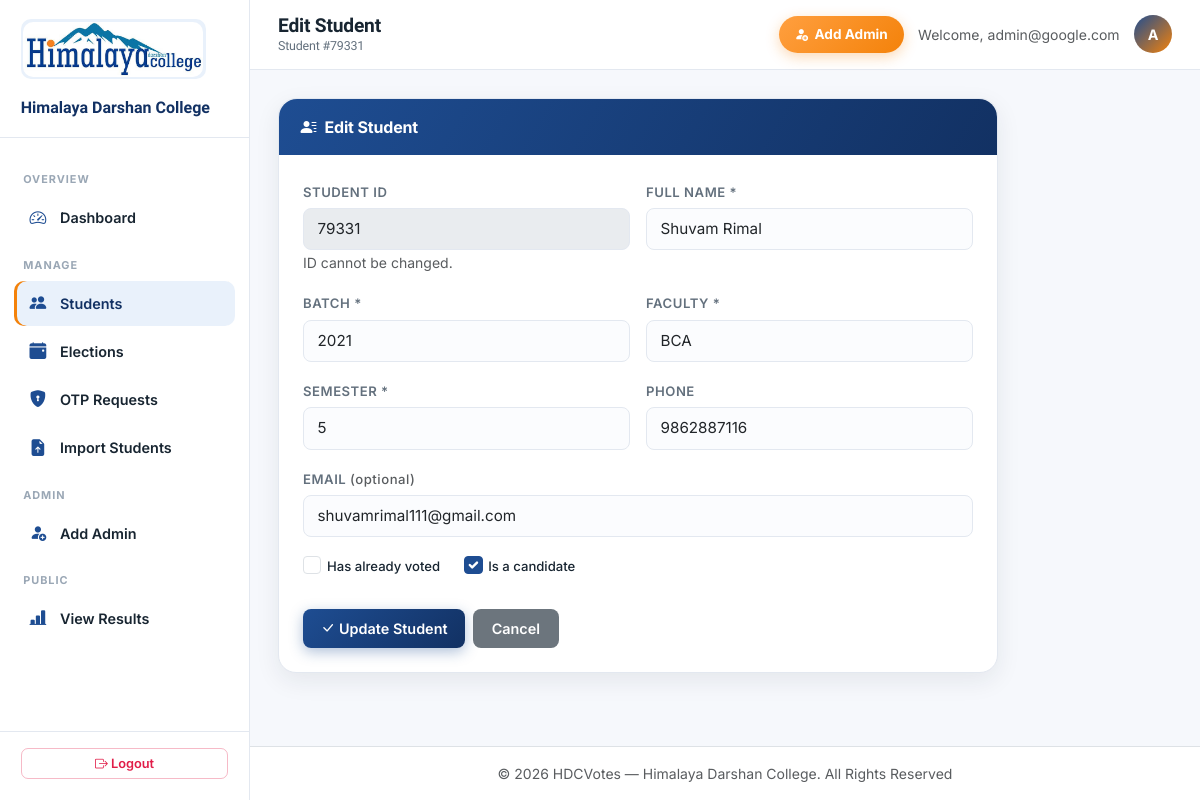
Page /Admin/edit_student.php?id=79331 (signed in) on the earlier database version.
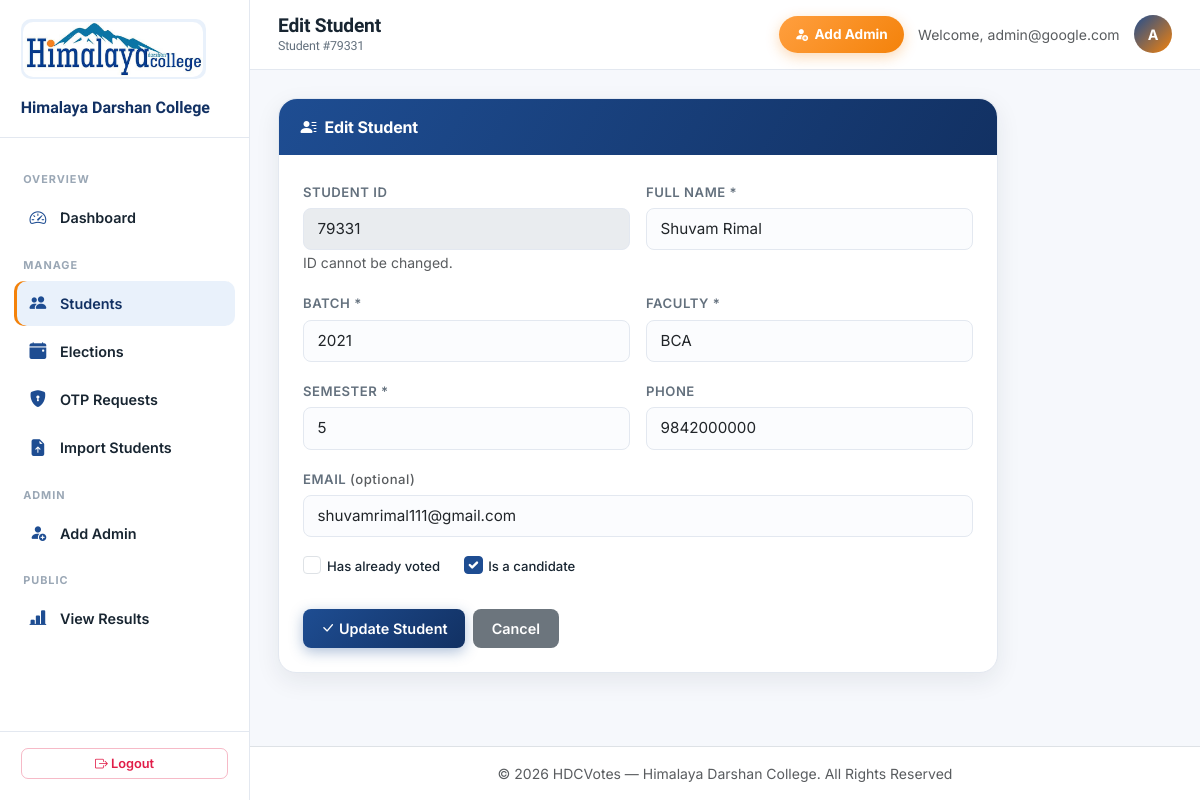
Same page on the later database version.
### tables this page shows
CREATE TABLE `student` (
  `student_id` int(11) NOT NULL,
  `student_name` varchar(100) NOT NULL,
  `student_batch` varchar(20) NOT NULL,
  `student_faculty` varchar(50) NOT NULL,
  `student_semester` int(11) NOT NULL CHECK (`student_semester` between 1 and 8),
  `student_phone` varchar(15) DEFAULT NULL,
  `student_email` varchar(100) DEFAULT NULL,
  `student_otp` varchar(6) DEFAULT NULL,
  `voting_status` tinyint(1) DEFAULT 0,
  `is_candidate` tinyint(1) DEFAULT 0,
  `is_present` tinyint(1) NOT NULL DEFAULT 0
);

### Admin/edit_student.php (the view, shortened to what this page needs)
<?php
require_once '../Database/db_connect.php';
$student_id = isset($_GET['id']) ? intval($_GET['id']) : 0;
$stmt = $conn->prepare("SELECT * FROM student WHERE student_id = ?");
$stmt->bind_param("i", $student_id);
$stmt->execute();
$result = $stmt->get_result();
$student = $result->fetch_assoc();
include 'header.php';
?>
<div class="card shadow" style="max-width:720px;">
    <div class="card-header bg-primary text-white"><i class="bi bi-person-lines-fill me-2"></i>Edit Student</div>
    <div class="card-body">
        <form method="POST">
            <div class="row g-3">
                <div class="col-md-6">
                    <label>Student ID</label>
                    <input type="text" class="form-control" value="<?= htmlspecialchars($student['student_id']) ?>" disabled>
                    <small class="text-muted">ID cannot be changed.</small>
                </div>
                <div class="col-md-6">
                    <label>Full Name *</label>
                    <input type="text" name="student_name" class="form-control" value="<?= htmlspecialchars($student['student_name']) ?>" required>
                </div>
                <div class="col-md-6">
                    <label>Batch *</label>
                    <input type="text" name="student_batch" class="form-control" value="<?= htmlspecialchars($student['student_batch']) ?>" required>
                </div>
                <div class="col-md-6">
                    <label>Faculty *</label>
                    <input type="text" name="student_faculty" class="form-control" value="<?= htmlspecialchars($student['student_faculty']) ?>" required>
                </div>
                <div class="col-md-6">
                    <label>Semester *</label>
                    <input type="number" name="student_semester" class="form-control" min="1" max="8" value="<?= htmlspecialchars($student['student_semester']) ?>" required>
                </div>
                <div class="col-md-6">
                    <label>Phone</label>
                    <input type="text" name="student_phone" class="form-control" value="<?= htmlspecialchars($student['student_phone']) ?>">
                </div>
                <div class="col-12">
                    <label>Email <span class="text-muted" style="text-transform:none;font-weight:500;">(optional)</span></label>
                    <input type="email" name="student_email" class="form-control" value="<?= htmlspecialchars($student['student_email'] ?? '') ?>">
                </div>
            </div>
            <div class="d-flex flex-wrap gap-4 mt-3">
                <div class="form-check">
                    <input type="checkbox" name="voting_status" class="form-check-input" id="votingStatus" <?= $student['voting_status'] ? 'checked' : '' ?>>
                    <label class="form-check-label" for="votingStatus">Has already voted</label>
                </div>
                <div class="form-check">
                    <input type="checkbox" name="is_candidate" class="form-check-input" id="isCandidate" <?= $student['is_candidate'] ? 'checked' : '' ?>>
                    <label class="form-check-label" for="isCandidate">Is a candidate</label>
                </div>
            </div>
            <div class="d-flex gap-2 mt-4">
                <button type="submit" class="btn btn-primary"><i class="bi bi-check-lg me-1"></i>Update Student</button>
                <a href="home.php?section=students" class="btn btn-secondary">Cancel</a>
            </div>
        </form>
    </div>
</div>
<?php include 'footer.php'; ?>

Differences in the rows shown:
changed student "Shuvam Rimal": student_phone "9862887116" → "9842000000"
